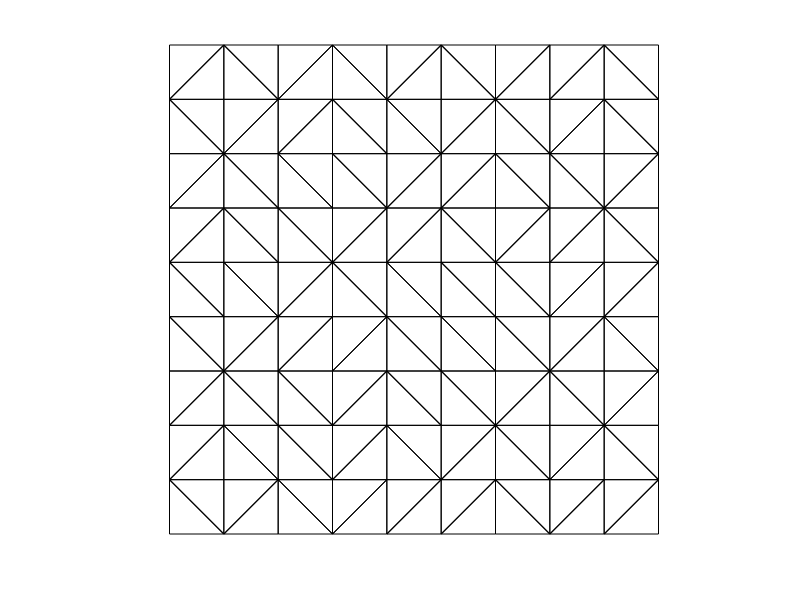

This chart was generated by the following MATLAB code: (Note: this script raises an error after producing the figure.)
addpath('../mesh2d');
[x,y] = meshgrid(1:10,1:10); 
z = zeros(10,10); 
T = delaunay(x,y); 
figure();

trimesh(T,x,y,z, 'edgecolor','black');
view(2)
axis off
axis equal

figure();

node = [                % list of xy "node" coordinates
    0, 0                % outer square
    10, 0
    10, 10
    0, 10] ;

edge = [                % list of "edges" between nodes
    1, 2                % outer square
    2, 3
    3, 4
    4, 1] ;

%------------------------------------------- call mesh-gen.
[vert,etri, ...
tria,tnum] = refine2(node,edge,[],[],1) ;

%------------------------------------------- draw tria-mesh
X = vert(:,1);
Y = vert(:,2);    

triplot(tria, X, Y, 'k')

axis equal
axis off
set(gcf,'color','w');


